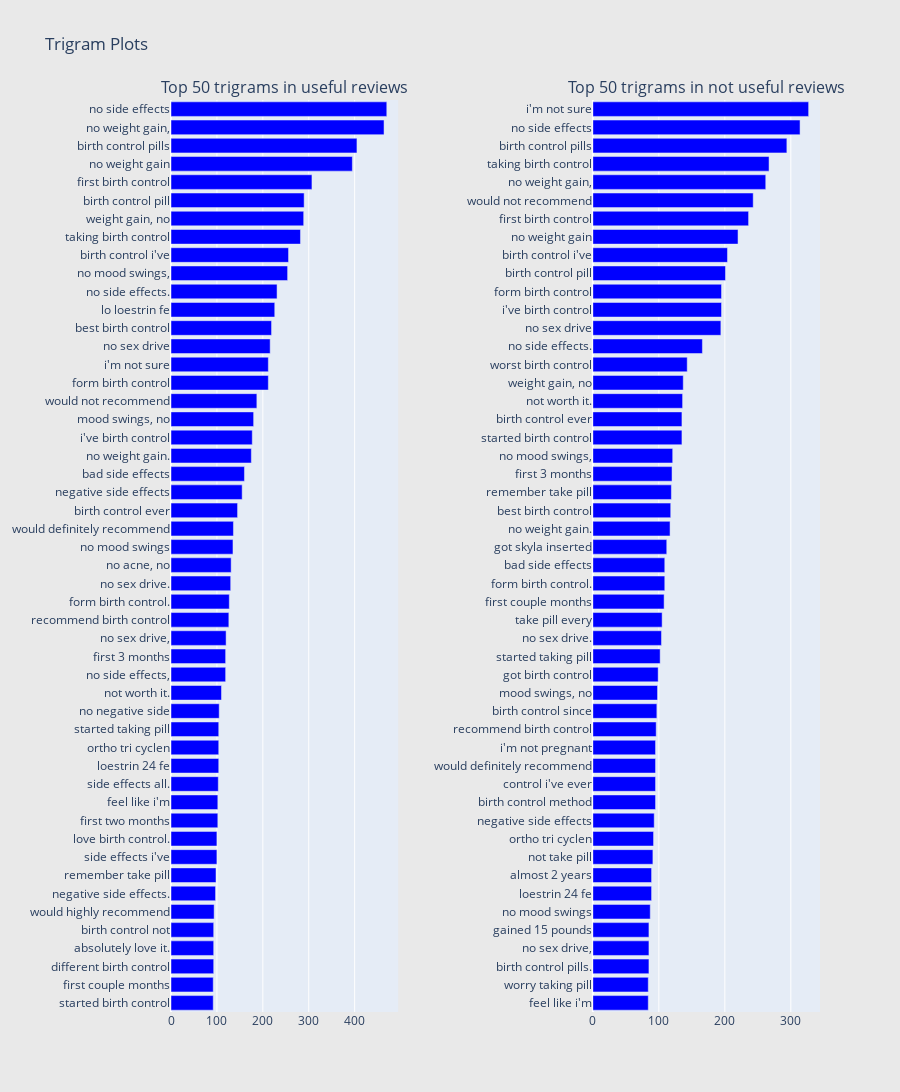

The notebook cell saved with this chart:
### Code cell
# Creating two subplots
fig = tools.make_subplots(rows=1, cols=2, vertical_spacing=0.04, horizontal_spacing=0.3,
                          subplot_titles=["Top 50 trigrams in useful reviews", 
                                          "Top 50 trigrams in not useful reviews"])
fig.append_trace(trace1_tri, 1, 1)
fig.append_trace(trace2_tri, 1, 2)
fig['layout'].update(height=1200, width=900, paper_bgcolor='rgb(233,233,233)', title="Trigram Plots")
fig.show()

### Figure 1 — Plotly figure (JSON) as saved in the notebook; plotly's stock layout.template omitted (floating-point values rounded to 4 significant figures)
{"data": [{"marker": {"color": "blue"}, "orientation": "h", "showlegend": false, "type": "bar", "x": [92, 92, 93, 93, 93, 94, 97, 98, 100, 100, 102, 102, 103, 104, 104, 104, 105, 110, 119, 119, 120, 126, 127, 130, 131, 135, 136, 145, 155, 160, 175, 177, 180, 187, 212, 212, 216, 219, 226, 231, 254, 256, 282, 289, 290, 307, 395, 405, 464, 470], "xaxis": "x", "y": ["started birth control", "first couple months", "different birth control", "absolutely love it.", "birth control not", "would highly recommend", "negative side effects.", "remember take pill", "side effects i've", "love birth control.", "first two months", "feel like i'm", "side effects all.", "loestrin 24 fe", "ortho tri cyclen", "started taking pill", "no negative side", "not worth it.", "no side effects,", "first 3 months", "no sex drive,", "recommend birth control", "form birth control.", "no sex drive.", "no acne, no", "no mood swings", "would definitely recommend", "birth control ever", "negative side effects", "bad side effects", "no weight gain.", "i've birth control", "mood swings, no", "would not recommend", "form birth control", "i'm not sure", "no sex drive", "best birth control", "lo loestrin fe", "no side effects.", "no mood swings,", "birth control i've", "taking birth control", "weight gain, no", "birth control pill", "first birth control", "no weight gain", "birth control pills", "no weight gain,", "no side effects"], "yaxis": "y"}, {"marker": {"color": "blue"}, "orientation": "h", "showlegend": false, "type": "bar", "x": [84, 84, 85, 85, 85, 87, 89, 89, 91, 92, 93, 95, 95, 95, 95, 96, 97, 98, 99, 102, 104, 105, 108, 109, 109, 112, 117, 118, 119, 120, 121, 135, 135, 136, 137, 143, 166, 194, 195, 195, 201, 204, 220, 236, 243, 262, 267, 294, 314, 327], "xaxis": "x2", "y": ["feel like i'm", "worry taking pill", "birth control pills.", "no sex drive,", "gained 15 pounds", "no mood swings", "loestrin 24 fe", "almost 2 years", "not take pill", "ortho tri cyclen", "negative side effects", "birth control method", "control i've ever", "would definitely recommend", "i'm not pregnant", "recommend birth control", "birth control since", "mood swings, no", "got birth control", "started taking pill", "no sex drive.", "take pill every", "first couple months", "form birth control.", "bad side effects", "got skyla inserted", "no weight gain.", "best birth control", "remember take pill", "first 3 months", "no mood swings,", "started birth control", "birth control ever", "not worth it.", "weight gain, no", "worst birth control", "no side effects.", "no sex drive", "i've birth control", "form birth control", "birth control pill", "birth control i've", "no weight gain", "first birth control", "would not recommend", "no weight gain,", "taking birth control", "birth control pills", "no side effects", "i'm not sure"], "yaxis": "y2"}], "layout": {"annotations": [{"font": {"size": 16}, "showarrow": false, "text": "Top 50 trigrams in useful reviews", "x": 0.175, "xanchor": "center", "xref": "paper", "y": 1, "yanchor": "bottom", "yref": "paper"}, {"font": {"size": 16}, "showarrow": false, "text": "Top 50 trigrams in not useful reviews", "x": 0.825, "xanchor": "center", "xref": "paper", "y": 1, "yanchor": "bottom", "yref": "paper"}], "height": 1200, "paper_bgcolor": "rgb(233,233,233)", "title": {"text": "Trigram Plots"}, "width": 900, "xaxis": {"anchor": "y", "domain": [0, 0.35]}, "xaxis2": {"anchor": "y2", "domain": [0.65, 1.0]}, "yaxis": {"anchor": "x", "domain": [0, 1]}, "yaxis2": {"anchor": "x2", "domain": [0, 1]}}}
